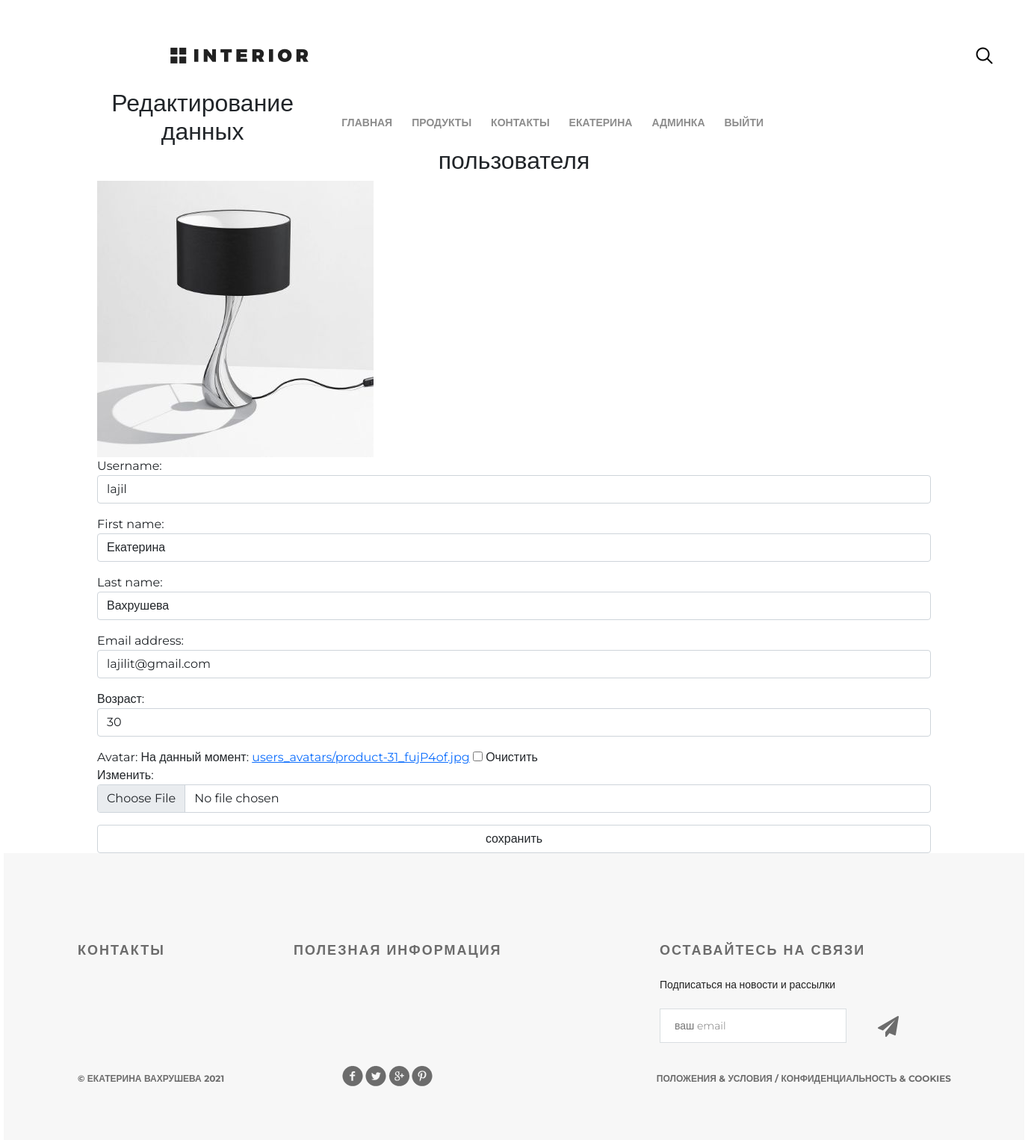
Screenshot of /auth/edit/ (signed in) with the database file from the repository.
### authapp/models.py (models this page shows)
class ShopUser(AbstractUser):
    objects: models.Manager()
    avatar = models.ImageField(
        upload_to='users_avatars',
        blank=True
    )
    age = models.PositiveIntegerField(
        verbose_name='возраст'
    )
    is_deleted = models.BooleanField(
        default=False,
        verbose_name='пользователь удален'
    )

### authapp/views.py (the view)
# urls.py: path('edit/', views.edit, name='edit'),
def edit(request):
    title = 'редактирование'
    heading = 'Редактирование данных пользователя'
    if request.method == 'POST':
        edit_form = ShopUserEditForm(request.POST, request.FILES,
                                     instance=request.user)
        if edit_form.is_valid():
            edit_form.save()
            return HttpResponseRedirect(reverse('auth:edit'))
    else:
        edit_form = ShopUserEditForm(instance=request.user)
    content = {
        'title': title,
        'edit_form': edit_form,
        'heading': heading,
        'basket': get_basket(request.user),
    }
    return render(request, 'authapp/edit.html', content)

### authapp/forms.py (shortened to what this page needs)
class ShopUserEditForm(UserChangeForm):
    class Meta:
        model = ShopUser
        fields = (
            'username',
            'first_name',
            'last_name',
            'email',
            'age',
            'avatar',
            'password',
        )
    def __init__(self, *args, **kwargs):
        super().__init__(*args, **kwargs)
        for field_name, field in self.fields.items():
            if not isinstance(field, BooleanField):
                field.widget.attrs['class'] = 'form-control'
            field.help_text = ''
            if field_name == 'password':
                field.widget = forms.HiddenInput()

### mainapp/views.py (called while the page is built)
def get_basket(user):
    if user.is_authenticated:
        return Basket.objects.filter(user=user)
    else:
        return []

### authapp/templates/authapp/edit.html (shortened to what this page needs)
{% extends 'authapp/layout.html' %}
{% load static %}
{% block content %}
<div class="user_avatar"><img src="/media/{{ user.avatar }}"></div>
<form class="form-horizontal"
      action="{% url 'auth:edit' %}"
      method="post"
      enctype="multipart/form-data">
    {{ edit_form.as_p }}
    <input class="form-control" type="submit" value="сохранить">
</form>
{% endblock %}

### geekshop/templates/includes/inc_main_menu.html (shortened to what this page needs)
<div class="header clearfix">
    <a href="{% url 'index' %}" class="logo"></a>
    <ul class="menu">
        <li><a href="{% url 'index' %}"
               class="">главная</a></li>
        <li><a href="{% url 'products:index' %}"
               class="">продукты</a></li>
        <li><a href="{% url 'contacts' %}"
               class="">контакты</a></li>
        {% if user.is_authenticated %}
        <li>
          <a href="{% url 'auth:edit' %}">
            {{ user.first_name|default:'Пользователь' }}
          </a>
        </li>
        {% endif %}
        {% if user.is_superuser %}
        <li>
          <a href="{% url 'admin_panel:users' %}">админка</a>
        </li>
        {% endif %}
        <li>
        {% if user.is_authenticated %}
          <a href="{% url 'auth:logout' %}">выйти</a>
        {% else %}
          <a href="{% url 'auth:login' %}">войти</a>
        {% endif %}
         </li>
    </ul>
    <a href="#" class="search"></a>
</div>

### geekshop/static/style.css (style rules this page uses)
* { margin: 0; padding: 0; }
body { font-family: 'Montserrat', sans-serif; }
html, body { height: 100%; }
.logo { background-image: url(img/logo.png); margin-top: 63px; width: 185px; height: 22px; float: left; }
.menu { list-style-type: none; margin-top: 67px; float: right; }
.menu li { float: left; }
.menu a { color: #8c8c8c; font-size: 14px; font-weight: 700; text-align: right; text-transform: uppercase; text-decoration: none; padding: 10px 13px; }
.search { display: block; width: 23px; height: 23px; background-image: url(img/search.png); position: absolute; top: 63px; left: 1176px; }
.clearfix:after { content: ""; display: block; clear: both; }

### rows the page displays
ShopUser: first_name "ЕКАТЕРИНА", avatar (picture), username "lajil", first_name "Екатерина", last_name "Вахрушева", email "lajilit@gmail.com", age "30"

### other values shown
{{ heading }} "Редактирование данных пользователя"
